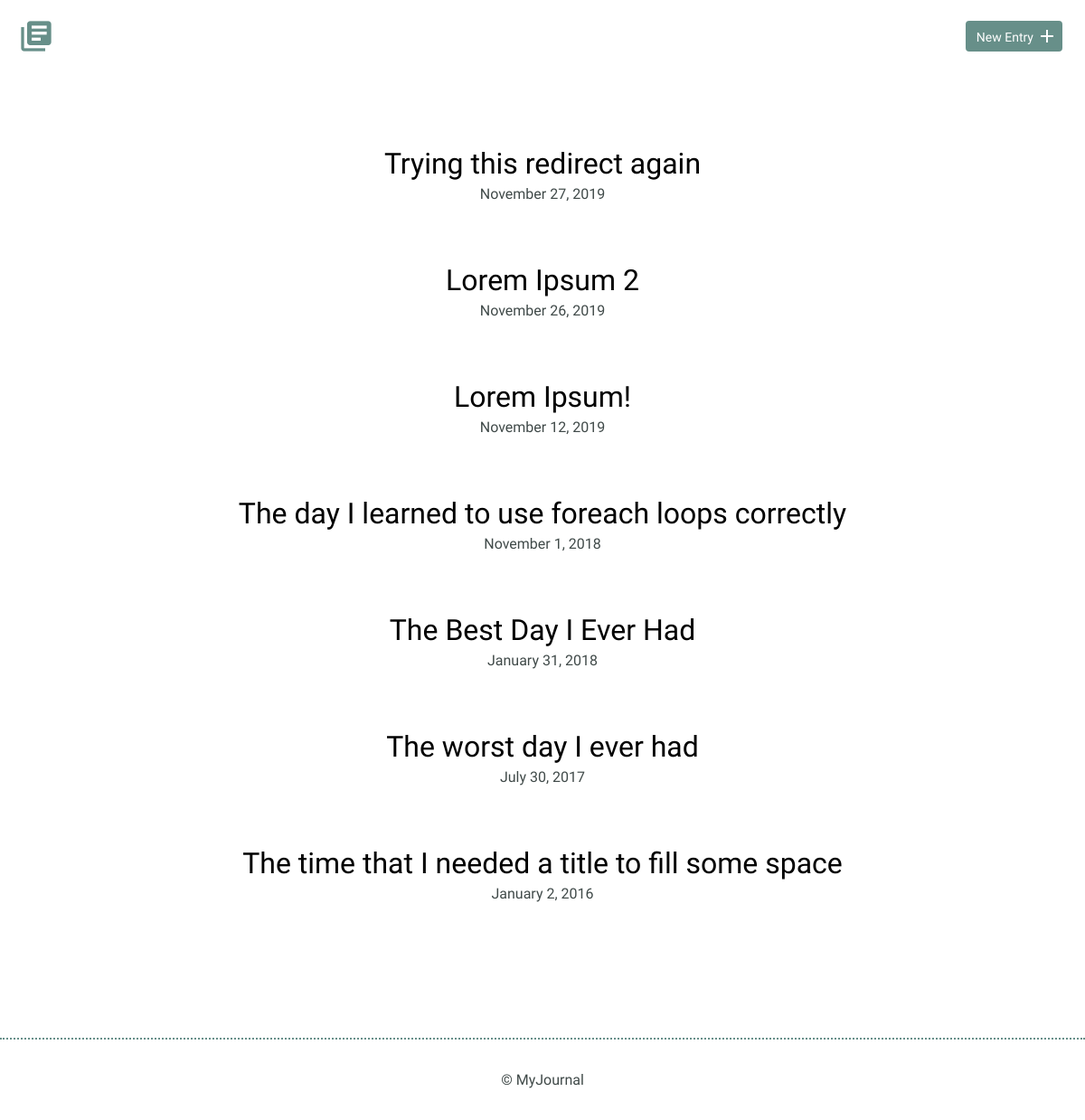
Before: / with the older database file.
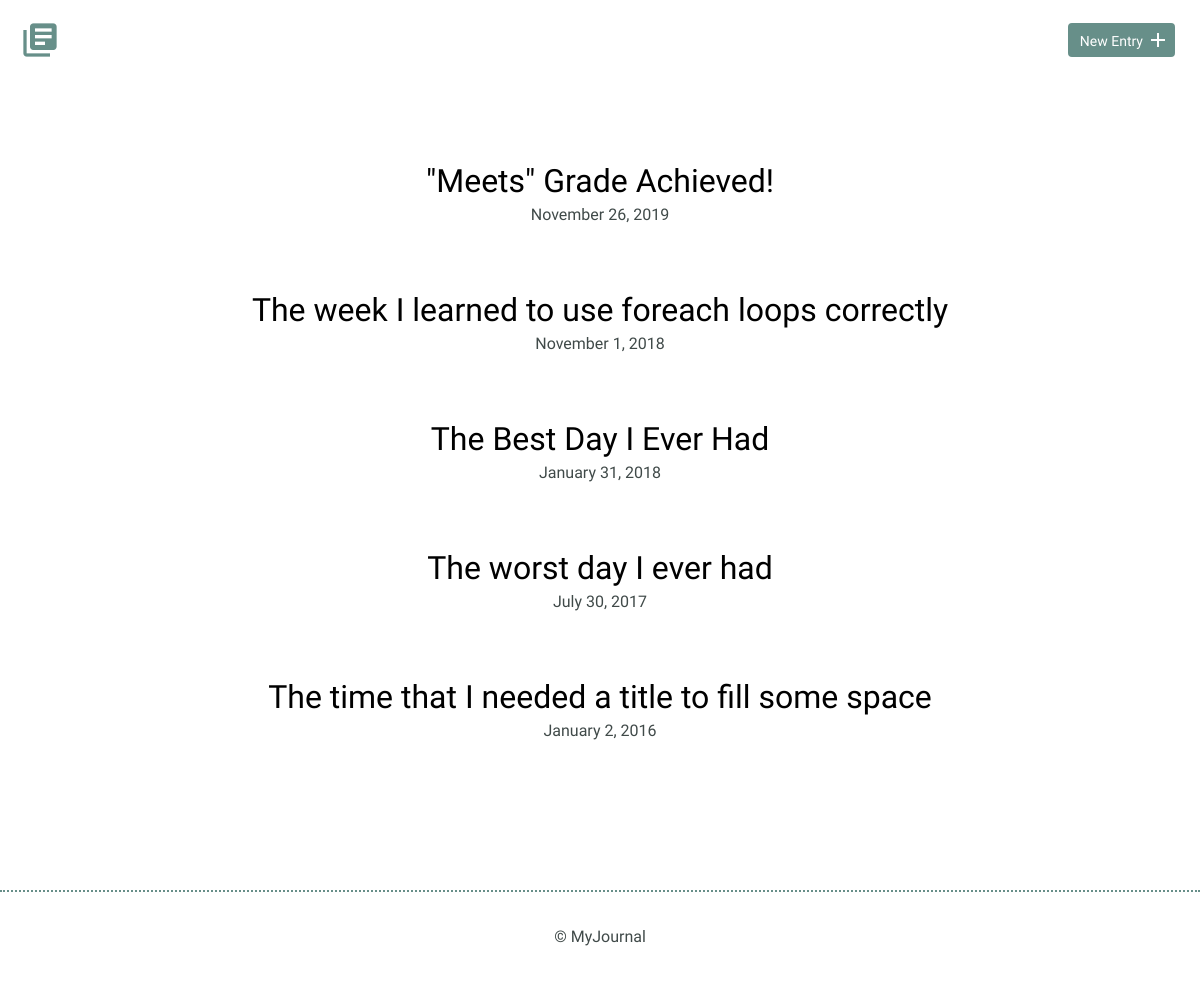
After: the same page with the newer database file.
### tables this page shows
CREATE TABLE "entries" (
	"id"	INTEGER,
	"title"	TEXT,
	"date"	TEXT,
	"time_spent"	INTEGER,
	"learned"	BLOB,
	"resources"	BLOB,
	"tags"	BLOB,
	PRIMARY KEY("id")
);

### index.php (the view)
<?php
require_once('connection.php');
try {
  $results = $db->query('SELECT * FROM entries ORDER BY DATE DESC');
  $entries = $results->fetchAll(PDO::FETCH_ASSOC);
} catch (Exception $e){
  echo $e->getMessage();
  die();
}
include('./inc/header.php');
?>
<section>
  <div class="container">
    <div class="entry-list">
      <?php foreach($entries as $entry) {
      $vardate = explode('-',$entry['date']);
      $year = intval($vardate[0]);
      $month = date('F',mktime(0,0,0,intval($vardate[1])));
      $date = intval($vardate[2]);
      ?>
      <article>
        <h2><a href="detail.php?id=<?= $entry['id']; ?>"><?= $entry['title']; ?></a></h2>
        <time datetime="<?= $entry['date'] ?>"><?= $month; ?> <?= $date ?>, <?= $year; ?></time>
      </article>
      <?php } ?>
    </div>
  </div>
</section>
<?php
include('./inc/footer.php');
?>

### inc/header.php (shortened to what this page needs)
<!DOCTYPE html>
<html>
<head>
  <link rel="stylesheet" href="css/normalize.css">
  <link rel="stylesheet" href="css/site.css">
</head>
<body>
  <header>
    <div class="container">
      <div class="site-header">
        <a class="logo" href="index.php"><i class="material-icons">library_books</i></a>
        <a class="button icon-right" href="entry.php"><span>New Entry</span> <i class="material-icons">add</i></a>
      </div>
    </div>
  </header>

### inc/footer.php
<footer>
  <div>
    &copy; MyJournal
  </div>
</footer>
</body>
</html>

### css/site.css (style rules this page uses)
body { font-size: 16px; color: #404a49; font-family: "Cousine", serif; font-weight: 400; }
.container { margin: 0 auto; padding: 0 25px; }
header .site-header { margin: 0 auto; height: 95px; }
header .logo i { color: #678f89; margin: 20px 0 0 -5px; float: left; font-size: 40px; }
header .button { float: right; margin: 33px 0 0 0; }
footer { text-align: center; padding: 35px 0; border-top: 2px dotted #678f89; }
.button { padding: 8px 10px 6px 10px; background: #678f89; border: 2px solid #678f89; border-radius: 4px; text-decoration: none; color: #FFF; position: relative; text-align: center; font-size: 14px; }
.button.icon-right { padding-right: 30px; top: -10px; }
.button.icon-right i { position: absolute; top: 3px; right: 3px; }
h1, h2, h3 { margin: 0; font-weight: 400; line-height: 1em; color: #000; }
h2 { font-size: 32px; }
h2 a { text-decoration: none; color: #000; }
.entry-list, .edit-entry, .new-entry { max-width: 800px; margin: 0 auto; padding: 70px 0 150px 0; }
.entry-list article { margin-bottom: 70px; text-align: center; }
.entry-list article:last-child { margin-bottom: 0; }
.entry-list article h2 { margin-bottom: 8px; }

Changed rows visible on the page:
removed entries: title "Trying this redirect again", date "November", date "27", date "2019"
removed entries: title "Lorem Ipsum 2", date "November", date "26", date "2019"
removed entries: title "Lorem Ipsum!", date "November", date "12", date "2019"
added entries: title "\"Meets\" Grade Achieved!", date "November", date "26", date "2019"
changed entries: title "The day I learned to use foreach loops correctly" → "The week I learned to use foreach loops correctly"
